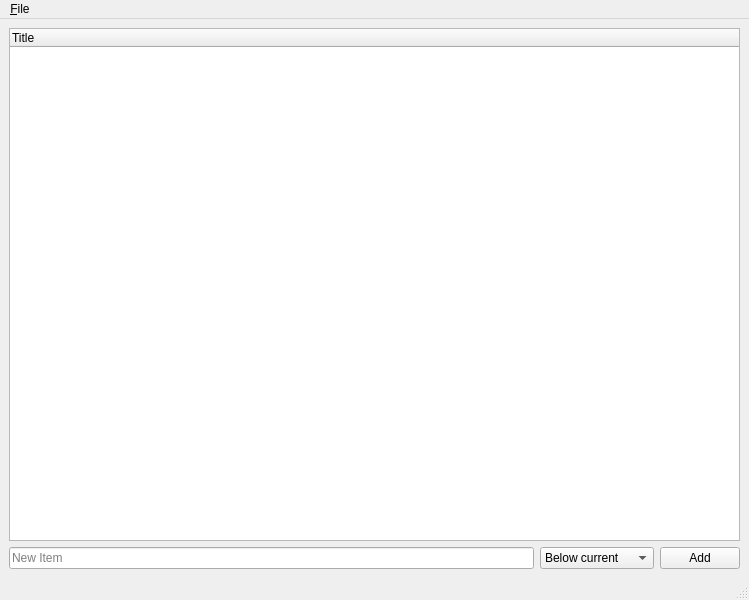
<?xml version="1.0" encoding="UTF-8"?>
<ui version="4.0">
 <class>Window</class>
 <widget class="QMainWindow" name="Window">
  <property name="geometry">
   <rect>
    <x>0</x>
    <y>0</y>
    <width>749</width>
    <height>600</height>
   </rect>
  </property>
  <property name="windowTitle">
   <string>Todo List Manager</string>
  </property>
  <widget class="QWidget" name="centralwidget">
   <layout class="QVBoxLayout" name="verticalLayout">
    <item>
     <widget class="TreeWidgetAcceptSelf" name="tree_view">
      <property name="dragDropMode">
       <enum>QAbstractItemView::InternalMove</enum>
      </property>
      <property name="defaultDropAction">
       <enum>Qt::MoveAction</enum>
      </property>
      <column>
       <property name="text">
        <string notr="true">Title</string>
       </property>
      </column>
     </widget>
    </item>
    <item>
     <layout class="QHBoxLayout" name="horizontalLayout">
      <item>
       <widget class="QLineEdit" name="text_new">
        <property name="placeholderText">
         <string>New Item</string>
        </property>
       </widget>
      </item>
      <item>
       <widget class="QComboBox" name="combo_position">
        <item>
         <property name="text">
          <string>Below current</string>
         </property>
        </item>
        <item>
         <property name="text">
          <string>Above current</string>
         </property>
        </item>
        <item>
         <property name="text">
          <string>Child of current</string>
         </property>
        </item>
        <item>
         <property name="text">
          <string>Top</string>
         </property>
        </item>
        <item>
         <property name="text">
          <string>Bottom</string>
         </property>
        </item>
       </widget>
      </item>
      <item>
       <widget class="QPushButton" name="button_add">
        <property name="text">
         <string>Add</string>
        </property>
        <property name="icon">
         <iconset theme="list-add">
          <normaloff/>
         </iconset>
        </property>
       </widget>
      </item>
     </layout>
    </item>
   </layout>
  </widget>
  <widget class="QMenuBar" name="menubar">
   <property name="geometry">
    <rect>
     <x>0</x>
     <y>0</y>
     <width>749</width>
     <height>23</height>
    </rect>
   </property>
   <widget class="QMenu" name="menu_File">
    <property name="title">
     <string>&amp;File</string>
    </property>
    <addaction name="action_import"/>
    <addaction name="action_export"/>
    <addaction name="separator"/>
    <addaction name="action_quit"/>
   </widget>
   <addaction name="menu_File"/>
  </widget>
  <widget class="QStatusBar" name="statusbar"/>
  <action name="action_import">
   <property name="enabled">
    <bool>false</bool>
   </property>
   <property name="icon">
    <iconset theme="document-import"/>
   </property>
   <property name="text">
    <string>&amp;Import...</string>
   </property>
  </action>
  <action name="action_export">
   <property name="enabled">
    <bool>false</bool>
   </property>
   <property name="icon">
    <iconset theme="document-export"/>
   </property>
   <property name="text">
    <string>&amp;Export...</string>
   </property>
  </action>
  <action name="action_quit">
   <property name="icon">
    <iconset theme="application-exit"/>
   </property>
   <property name="text">
    <string>&amp;Quit</string>
   </property>
  </action>
 </widget>
 <customwidgets>
  <customwidget>
   <class>TreeWidgetAcceptSelf</class>
   <extends>QTreeWidget</extends>
   <header>tree_widget_accept_self.hpp</header>
  </customwidget>
 </customwidgets>
 <resources/>
 <connections>
  <connection>
   <sender>text_new</sender>
   <signal>returnPressed()</signal>
   <receiver>button_add</receiver>
   <slot>click()</slot>
   <hints>
    <hint type="sourcelabel">
     <x>519</x>
     <y>550</y>
    </hint>
    <hint type="destinationlabel">
     <x>697</x>
     <y>560</y>
    </hint>
   </hints>
  </connection>
  <connection>
   <sender>action_quit</sender>
   <signal>triggered()</signal>
   <receiver>Window</receiver>
   <slot>close()</slot>
   <hints>
    <hint type="sourcelabel">
     <x>-1</x>
     <y>-1</y>
    </hint>
    <hint type="destinationlabel">
     <x>374</x>
     <y>299</y>
    </hint>
   </hints>
  </connection>
 </connections>
</ui>
